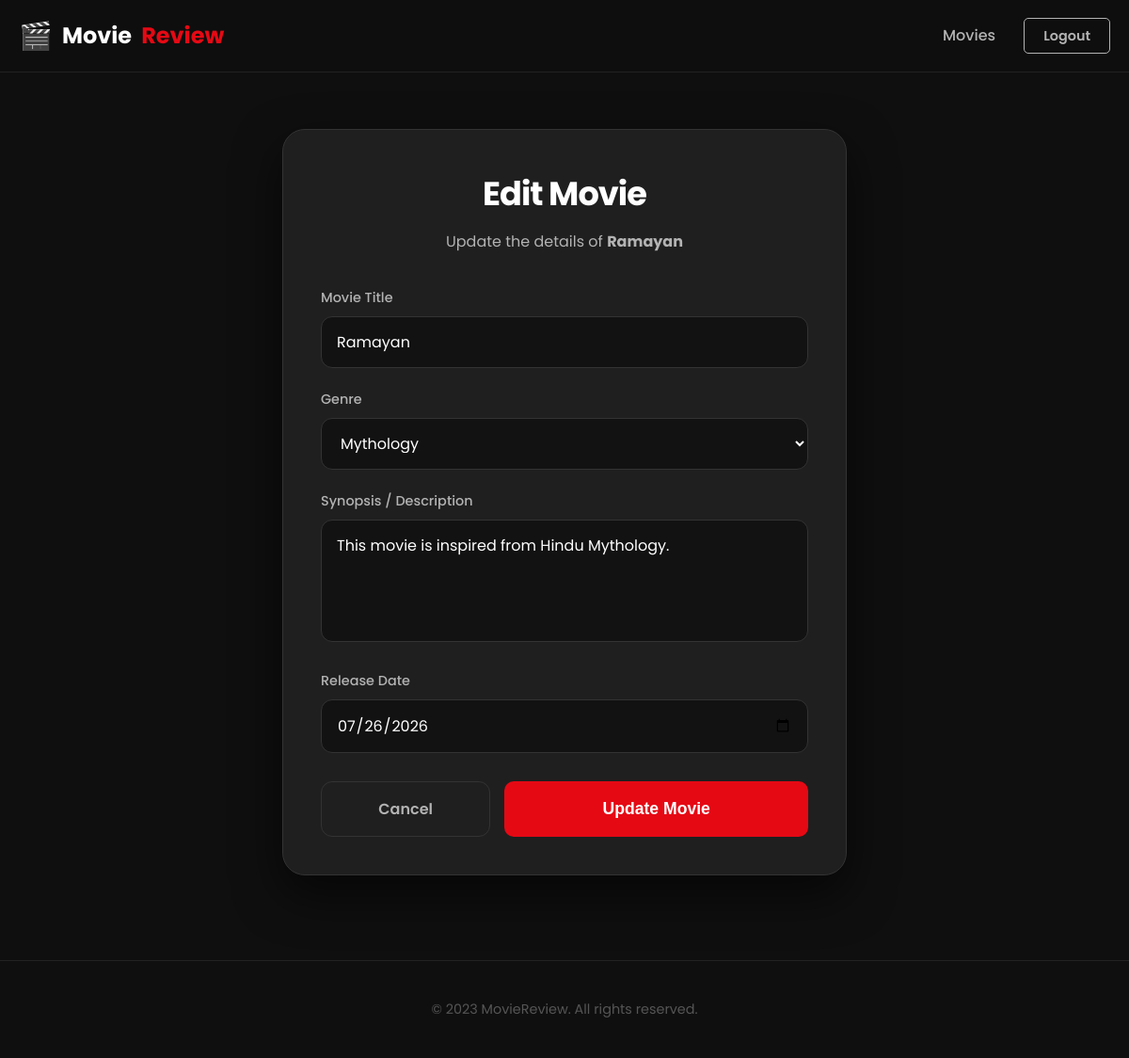
The page /edit/6 (signed in) on the database its author committed.
### core/models.py (models this page shows, shortened)
class Movie(models.Model):
    title = models.CharField(max_length=100)
    description = models.TextField()
    genre = models.ForeignKey(Genre,on_delete=models.CASCADE,related_name="movies")
    released_date = models.DateField()

class Genre(models.Model):
    name = models.CharField(max_length=100,unique=True)

### core/views.py (the view, shortened to what this page needs)
# urls.py: path("edit/<int:id>",edit_movie_view,name="edit"),
def edit_movie_view(request,id):
    get_genre = Genre.objects.all()
    movie = get_object_or_404(Movie,id=id)
    return render(request,"main/edit_movie.html",{"get_genre":get_genre,"movie":movie})

### templates/main/edit_movie.html (shortened to what this page needs)
{% extends "base.html" %}
{% block content %}
    <div class="form-page-container">
        <div class="form-card">
            <div class="form-header">
                <h1>Edit Movie</h1>
                <p>Update the details of <strong>{{movie.title}}</strong></p>
            </div>
            <form method="post" class="edit-movie-form">
                <div class="input-group">
                    <label for="title">Movie Title</label>
                    <input type="text" name="title" id="title" value="{{movie.title}}" placeholder="Enter movie title">
                </div>
                <div class="input-group">
                    <label for="genre">Genre</label>
                    <select name="genre" id="genre">
                        {% for genre in get_genre %}
                            <option value="{{genre.id}}" {% if movie.genre.id == genre.id %}selected{% endif %}>
                                {{genre.name}}
                            </option>
                        {% endfor %}
                    </select>
                </div>
                <div class="input-group">
                    <label for="description">Synopsis / Description</label>
                    <textarea name="description" id="description" placeholder="Describe the movie plot...">{{movie.description}}</textarea>
                </div>
                <div class="input-group">
                    <label for="released_date">Release Date</label>
                    <input type="date" name="released_date" id="released_date" value="{{movie.released_date|date:'Y-m-d'}}">
                </div>
                <div class="form-actions">
                    <a href="{% url 'movies' %}" class="btn-cancel">Cancel</a>
                    <button type="submit" class="btn-update">Update Movie</button>
                </div>
            </form>
        </div>
    </div>
{% endblock %}

### static/css/styles.css (style rules this page uses)
:root { --primary-color: #e50914; --bg-color: #0f0f0f; --header-bg: rgba(15, 15, 15, 0.85); --text-main: #ffffff; --text-dim: #b3b3b3; --transition: all 0.3s ease; }
* { box-sizing: border-box; margin: 0; padding: 0; }
body { background-color: var(--bg-color); color: var(--text-main); font-family: 'Poppins', sans-serif; line-height: 1.6; }
.form-page-container { display: flex; justify-content: center; align-items: center; min-height: 80vh; padding: 40px 20px; }
.form-card { background: #1f1f1f; width: 100%; max-width: 600px; padding: 40px; border-radius: 20px; border: 1px solid #333; box-shadow: 0 15px 35px rgba(0,0,0,0.5); animation: fadeInUp 0.6s ease-out; }
.form-header { text-align: center; margin-bottom: 30px; }
.form-header h1 { font-size: 2rem; color: white; margin-bottom: 10px; }
.form-header p { color: var(--text-dim); font-size: 1rem; }
.input-group { margin-bottom: 20px; text-align: left; }
.input-group label { display: block; color: var(--text-dim); font-size: 0.9rem; margin-bottom: 8px; font-weight: 500; transition: 0.3s; }
.input-group input, .input-group select, .input-group textarea { width: 100%; padding: 12px 15px; background: #121212; border: 1px solid #333; border-radius: 10px; color: white; font-family: 'Poppins', sans-serif; font-size: 1rem; transition: all 0.3s ease; }
.input-group textarea { height: 120px; resize: vertical; }
.form-actions { display: flex; gap: 15px; margin-top: 30px; }
.btn-update { flex: 2; background: var(--primary-color); color: white; border: none; padding: 15px; border-radius: 10px; font-size: 1.1rem; font-weight: 600; cursor: pointer; transition: 0.3s; }
.btn-cancel { flex: 1; background: transparent; color: var(--text-dim); text-decoration: none; text-align: center; padding: 15px; border-radius: 10px; border: 1px solid #333; font-weight: 600; transition: 0.3s; }
.form-page-container { display: flex; justify-content: center; align-items: center; min-height: 85vh; padding: 40px 20px; }
.form-card { background: #1f1f1f; width: 100%; max-width: 600px; padding: 40px; border-radius: 24px; border: 1px solid #333; box-shadow: 0 20px 50px rgba(0,0,0,0.6); animation: fadeInUp 0.6s ease-out; }
.form-header { text-align: center; margin-bottom: 35px; }
.form-header h1 { font-size: 2.2rem; color: white; margin-bottom: 10px; letter-spacing: -1px; }
.input-group { margin-bottom: 22px; text-align: left; }
.input-group input, .input-group select, .input-group textarea { width: 100%; padding: 14px 16px; background: #121212; border: 1px solid #333; border-radius: 12px; color: white; font-family: 'Poppins', sans-serif; font-size: 1rem; transition: all 0.3s ease; }
.input-group textarea { height: 130px; resize: none; }
.btn-cancel { flex: 1; background: transparent; color: var(--text-dim); text-decoration: none; text-align: center; padding: 16px; border-radius: 12px; border: 1px solid #333; font-weight: 600; transition: 0.3s; }

### rows shown on the page
Movie: title "Ramayan", genre "Mythology", description "This movie is inspired from Hindu Mythology.", released_date "07/26/2026"
